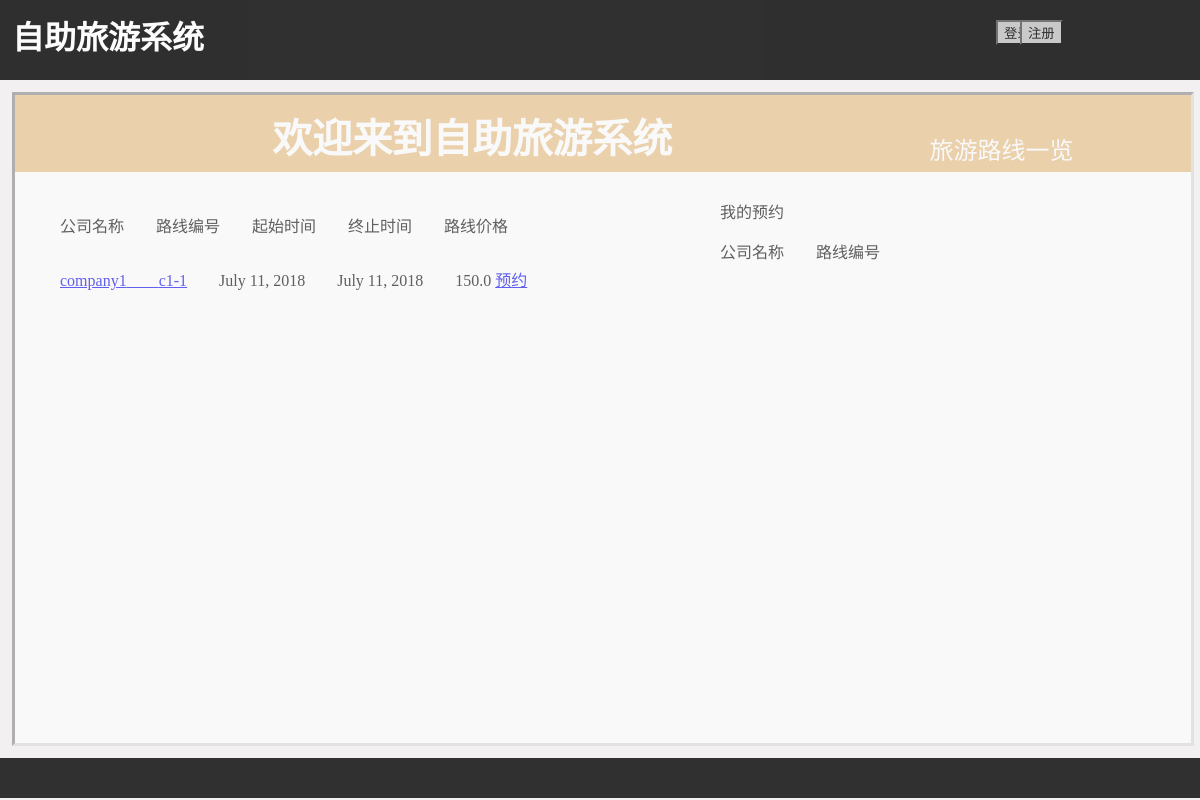
Before: /tourist/route with the older database file.
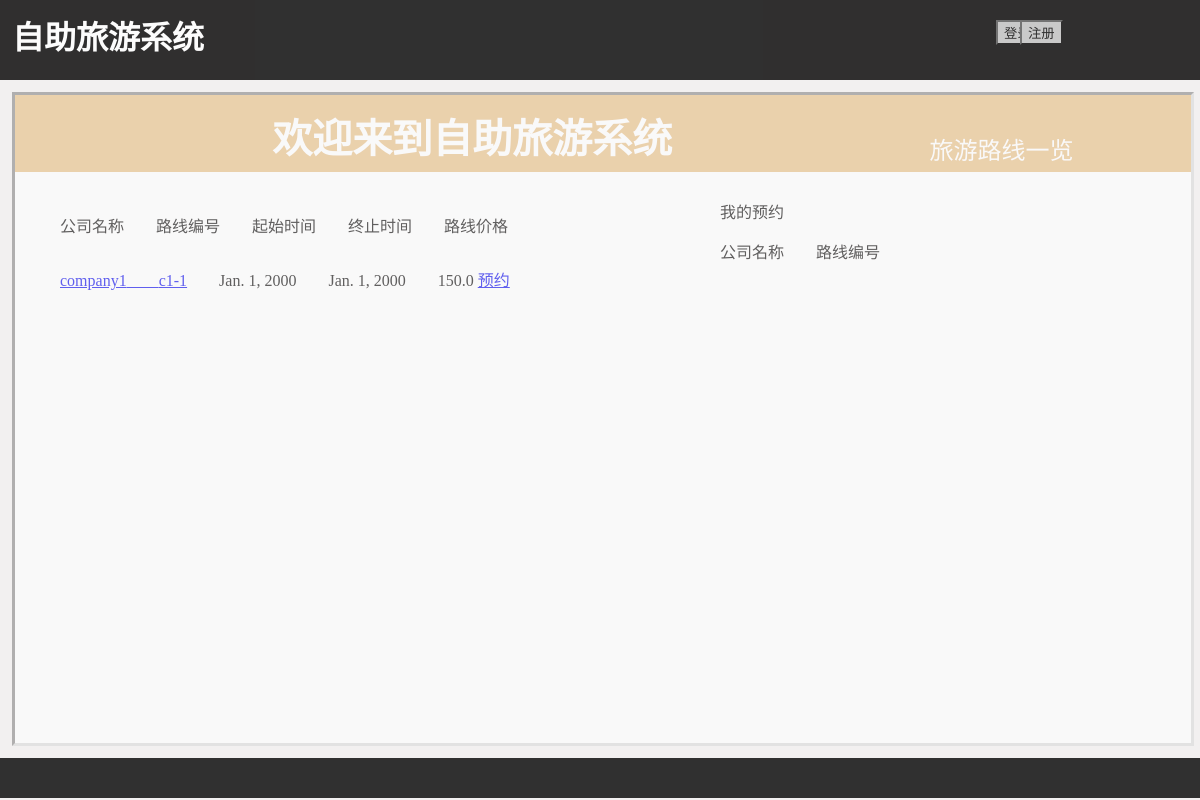
After: the same page with the newer database file.
### model/models.py (models this page shows)
class Route(models.Model):
    company_name = models.CharField(max_length=150)
    route_num = models.CharField(max_length=20)
    stand_num = models.IntegerField(default=0)
    stand_1_name = models.CharField(max_length=100, null=True)
    date_1 = models.DateField(null=True)
    stand_2_name = models.CharField(max_length=100, null=True)
    date_2 = models.DateField(null=True)
    stand_3_name = models.CharField(max_length=100, null=True)
    date_3 = models.DateField(null=True)
    stand_4_name = models.CharField(max_length=100, null=True)
    date_4 = models.DateField(null=True)
    person_num = models.IntegerField(default=0)
    price = models.FloatField(default=0.0)
    end = models.DateField(null=True)

### model/views.py (the view)
# urls.py: url(r'^tourist/route$', views.route2, name='tourist_route'),
def route2(request):
    route_list = Route.objects.all()
    tourist_name = request.user.username
    ra_list = RouteAppointment.objects.filter(tourist_name=tourist_name)
    return render(request, 'route_tourist.html',{'route_list': route_list, 'ra_list': ra_list})

### templates/route_tourist.html (shortened to what this page needs)
<!DOCTYPE html>
<html>
	<head>
		{% load staticfiles %}
		<link rel="stylesheet" href="{% static 'css/route_tourist.css' %}" type="text/css" />
	</head>
	<body>
		<div class = "topmoudle">
			<h1 class=p1>自助旅游系统</h1>
			{% if user.is_authenticated %}
			<form action="/logout" method="get">
				<p class=username>{{ user.username }}</p>
				<button class=p3 type="submit" style="background-color: #C0C0C0; color: #000000;">退出</button>
			</form>
			{% else %}
			<form action="/login" method="get">
				<button class=p2 type="submit" style="background-color: #C0C0C0; color: #000000;">登录</button>
			</form>
			<form action="/regist" method="get">
            	<button class=p3 type="submit" style="background-color: #C0C0C0; color: #000000;">注册</button>
        	</form>
			{% endif %}
		</div>
		<div class = "middlemoudle">
			<div class="rectangle1">
				欢迎来到自助旅游系统
				<p class=p6>旅游路线一览</p>
			</div>
			<div style="position:absolute; left: 5%;">
				<p style="margin-top:30px;">公司名称&emsp;&emsp;路线编号&emsp;&emsp;起始时间&emsp;&emsp;终止时间&emsp;&emsp;路线价格</p>
				{% for route in route_list %}
					<p style="margin-top:30px;">
						<a href="{% url 'route_detail_tourist' id=route.id %}">{{ route.company_name }}&emsp;&emsp;{{ route.route_num }}</a>&emsp;&emsp;{{ route.date_1 }}&emsp;&emsp;{{ route.end }}&emsp;&emsp;{{ route.price }}
						<a href="{% url 'make_appointment' id=route.id %}">预约</a>
					</p>
				{% endfor %}
			</div>
			<div style="position:absolute; left: 60%;">
				<p>我的预约</p>
				<p>公司名称&emsp;&emsp;路线编号&emsp;&emsp;</p>
			</div>
		</div>
		<div class = "buttommoudle"> </div>
	</body>
</html>

Changed rows visible on the page:
changed Route "company1": date_1 "July 11, 2018" → "Jan. 1, 2000"; end "July 11, 2018" → "Jan. 1, 2000"
